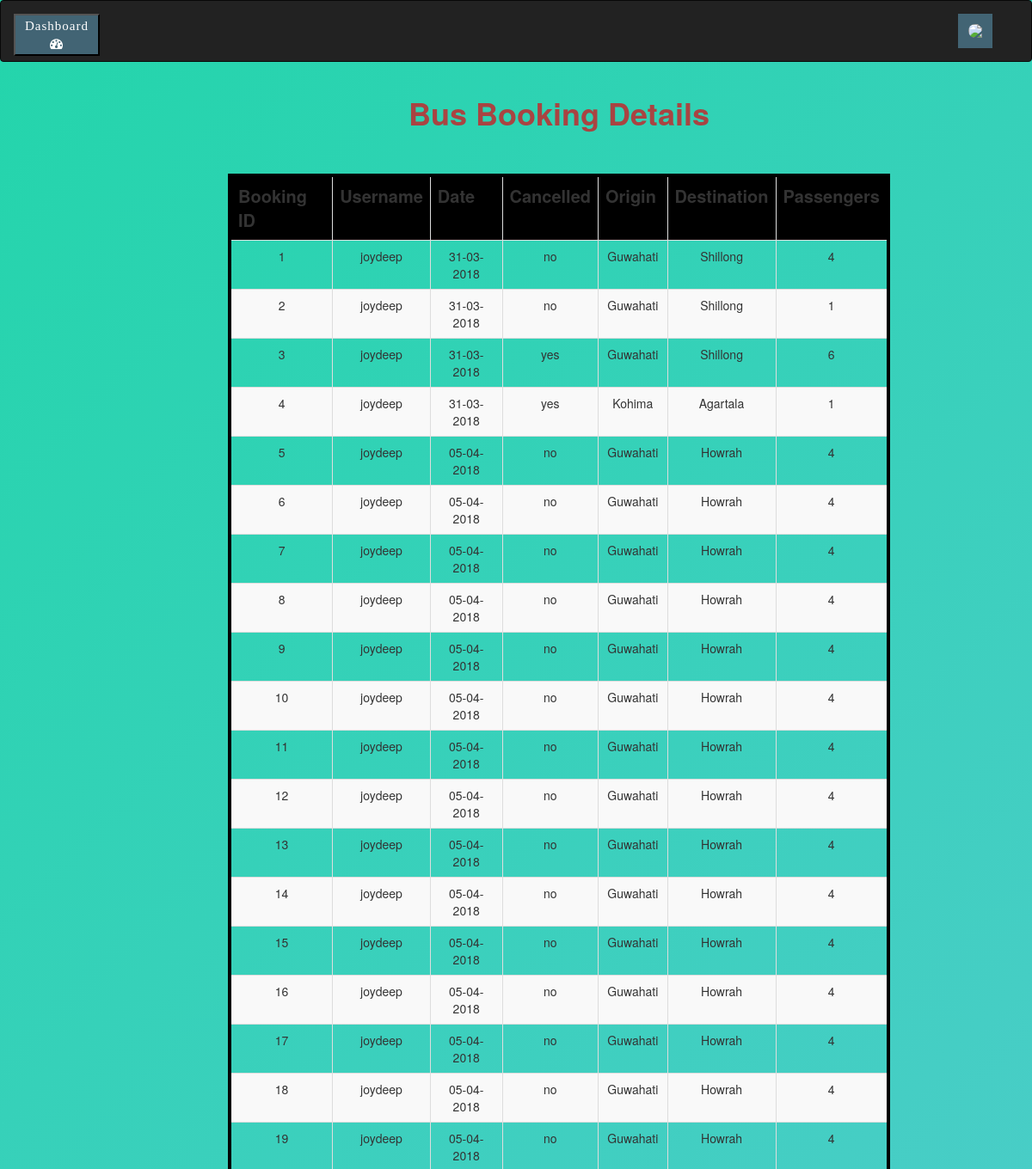
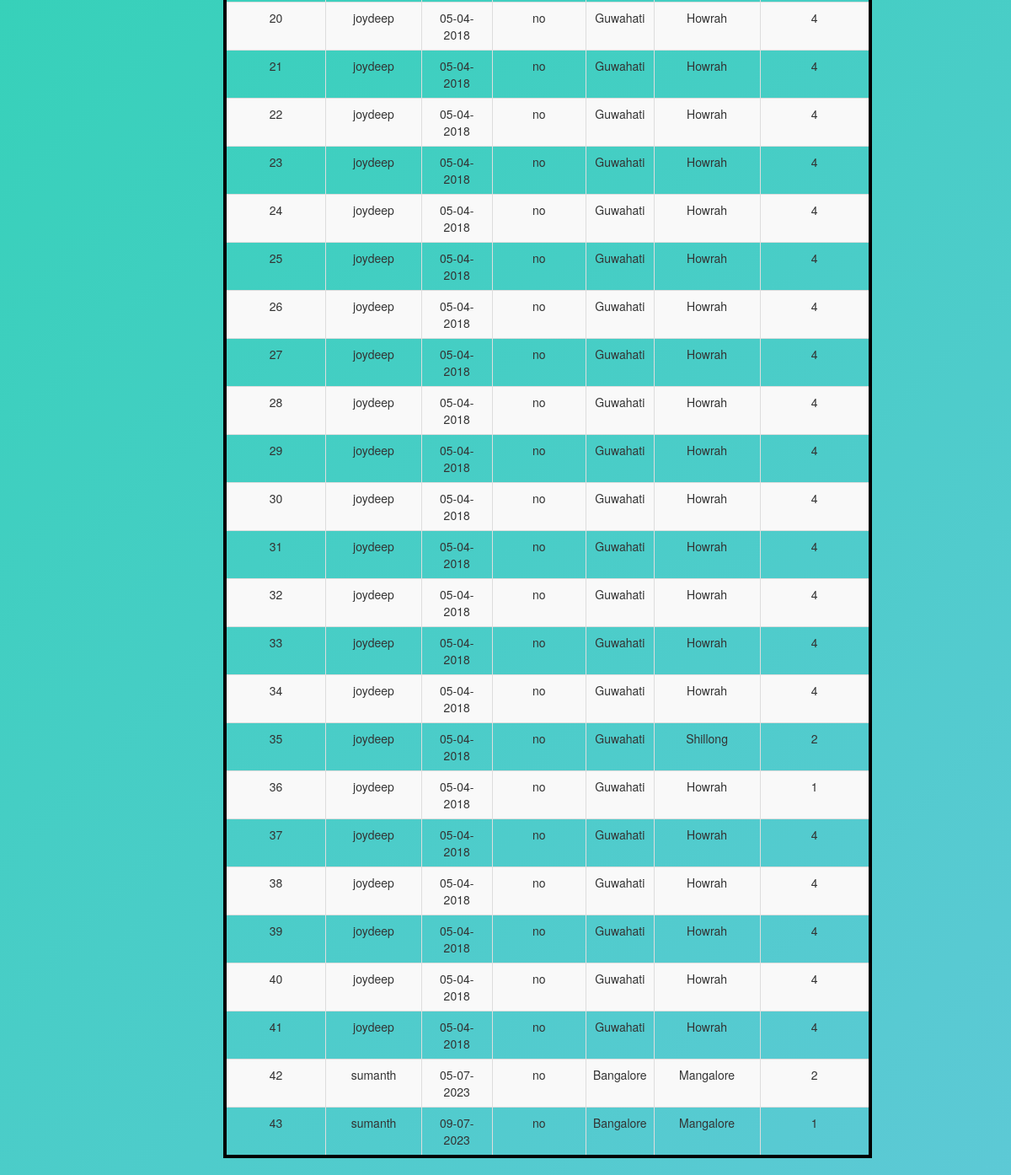
The app's page /Management/busbookings_view.php with its own data (2 pictures, top to bottom).
### tables this page shows
CREATE TABLE `busbookings` (
  `bookingID` int(5) NOT NULL,
  `username` varchar(50) NOT NULL,
  `date` varchar(50) NOT NULL,
  `cancelled` varchar(50) NOT NULL,
  `origin` varchar(50) NOT NULL,
  `destination` varchar(50) NOT NULL,
  `passengers` int(11) NOT NULL
);

### Management/busbookings_view.php (the view, shortened to what this page needs)
<!Doctype html>
<html>
<head>
    <link href="css/bootstrap.min.css" rel="stylesheet">
    <link href="https://maxcdn.bootstrapcdn.com/font-awesome/4.7.0/css/font-awesome.min.css" rel="stylesheet">
    <link rel="stylesheet" href="https://maxcdn.bootstrapcdn.com/bootstrap/3.3.7/css/bootstrap.min.css">
</head>
<body>
    <div class="container-fliud">
        <nav class="navbar navbar-inverse">
            <div class="container-fluid">
                <div class="navbar-header">
                    <div class="dash-div">
                        <a href="../admin/">
                            <button>Dashboard <i class="fa fa-dashboard"></i></button>
                        </a>
                    </div>
                </div>
                <div class="collapse navbar-collapse" id="nav">
                    <ul class="nav navbar-nav" style="float:right">
                        <div class="navigation">
                            <a class="button" href="adminLogout.php">
                                <img src="https://pbs.twimg.com/profile_images/378800000639740507/fc0aaad744734cd1dbc8aeb3d51f8729_400x400.jpeg">
                            </a>
                        </div>
                    </ul>
                </div>
            </div>
        </nav>
    </div>
    <div class="col-lg-8">
        <h1 class="text-danger text-center" style="font-weight:bold">Bus Booking Details</h1>
        <br>
        <br>
        <?php
        $servername = "localhost";
        $username = "root";
        $password = "";
        $dbname = "projectmeteor";
        $conn = new mysqli($servername, $username, $password, $dbname);
        $sql = "SELECT bookingID,username,date,cancelled,origin,destination,passengers FROM busbookings";
        $result = $conn->query($sql);
        echo "
    <center>
    <table class='table table-striped table-bordered table-hover py-5' style='width:200%; border: 4px solid black; text:white; text-align: center;'>
    <tr class='text-centre text-white'style='font-size:20px; background:black'>
    <th>Booking ID</th>
    <th>Username</th>
    <th>Date</th>
    <th>Cancelled</th>
    <th>Origin</th>
    <th>Destination</th>
    <th>Passengers</th>
    </tr>
    </center>";
        if ($result->num_rows > 0) {
            while ($row = $result->fetch_assoc()) {
                echo "<tr>";
                echo "<td>" . $row['bookingID'] . "</td>";
                echo "<td>" . $row['username'] . "</td>";
                echo "<td>" . $row['date'] . "</td>";
                echo "<td>" . $row['cancelled'] . "</td>";
                echo "<td>" . $row['origin'] . "</td>";
                echo "<td>" . $row['destination'] . "</td>";
                echo "<td>" . $row['passengers'] . "</td>";
                echo "</tr>";
            }
        } else {
            echo "0 results";
        }
        ?>
    </div>
</body>
</html>

### Management/busbookings_view.php (style rules this page uses)
body { background: linear-gradient(-45deg, #e77b5a, #e578a2, #23a6d5a6, #23d5ab); background-size: 400% 400%; animation: gradient 15s ease infinite; height: 100vh; }
.col-lg-8 { margin-left: 250px; }
.navigation { width: 100%; background-color: black; }
img { width: 25px; border-radius: 50px; float: left; }
a.button { width: 40px; }
.button { text-decoration: none; float: right; padding: 12px; margin: 15px; color: white; width: 25px; background-color: #426474; transition: width .35s; -webkit-transition: width .35s; overflow: hidden }
.dash-div a button { font-size: 15px; width: 100px; background: #426474; font-family: 'FontAwesome'; color: white; margin-top: 15px; letter-spacing: 1px; }

### records on screen
busbookings: bookingID "1", username "joydeep", date "31-03-2018", cancelled "no", origin "Guwahati", destination "Shillong", passengers "4"
busbookings: bookingID "2", username "joydeep", date "31-03-2018", cancelled "no", origin "Guwahati", destination "Shillong", passengers "1"
busbookings: bookingID "3", username "joydeep", date "31-03-2018", cancelled "yes", origin "Guwahati", destination "Shillong", passengers "6"
busbookings: bookingID "4", username "joydeep", date "31-03-2018", cancelled "yes", origin "Kohima", destination "Agartala", passengers "1"
busbookings: bookingID "5", username "joydeep", date "05-04-2018", cancelled "no", origin "Guwahati", destination "Howrah", passengers "4"
busbookings: bookingID "6", username "joydeep", date "05-04-2018", cancelled "no", origin "Guwahati", destination "Howrah", passengers "4"
busbookings: bookingID "7", username "joydeep", date "05-04-2018", cancelled "no", origin "Guwahati", destination "Howrah", passengers "4"
busbookings: bookingID "8", username "joydeep", date "05-04-2018", cancelled "no", origin "Guwahati", destination "Howrah", passengers "4"
busbookings: bookingID "9", username "joydeep", date "05-04-2018", cancelled "no", origin "Guwahati", destination "Howrah", passengers "4"
busbookings: bookingID "10", username "joydeep", date "05-04-2018", cancelled "no", origin "Guwahati", destination "Howrah", passengers "4"
busbookings: bookingID "11", username "joydeep", date "05-04-2018", cancelled "no", origin "Guwahati", destination "Howrah", passengers "4"
busbookings: bookingID "12", username "joydeep", date "05-04-2018", cancelled "no", origin "Guwahati", destination "Howrah", passengers "4"
busbookings: bookingID "13", username "joydeep", date "05-04-2018", cancelled "no", origin "Guwahati", destination "Howrah", passengers "4"
busbookings: bookingID "14", username "joydeep", date "05-04-2018", cancelled "no", origin "Guwahati", destination "Howrah", passengers "4"
busbookings: bookingID "15", username "joydeep", date "05-04-2018", cancelled "no", origin "Guwahati", destination "Howrah", passengers "4"
busbookings: bookingID "16", username "joydeep", date "05-04-2018", cancelled "no", origin "Guwahati", destination "Howrah", passengers "4"
busbookings: bookingID "17", username "joydeep", date "05-04-2018", cancelled "no", origin "Guwahati", destination "Howrah", passengers "4"
busbookings: bookingID "18", username "joydeep", date "05-04-2018", cancelled "no", origin "Guwahati", destination "Howrah", passengers "4"
busbookings: bookingID "19", username "joydeep", date "05-04-2018", cancelled "no", origin "Guwahati", destination "Howrah", passengers "4"
busbookings: bookingID "20", username "joydeep", date "05-04-2018", cancelled "no", origin "Guwahati", destination "Howrah", passengers "4"
busbookings: bookingID "21", username "joydeep", date "05-04-2018", cancelled "no", origin "Guwahati", destination "Howrah", passengers "4"
busbookings: bookingID "22", username "joydeep", date "05-04-2018", cancelled "no", origin "Guwahati", destination "Howrah", passengers "4"
busbookings: bookingID "23", username "joydeep", date "05-04-2018", cancelled "no", origin "Guwahati", destination "Howrah", passengers "4"
busbookings: bookingID "24", username "joydeep", date "05-04-2018", cancelled "no", origin "Guwahati", destination "Howrah", passengers "4"
busbookings: bookingID "25", username "joydeep", date "05-04-2018", cancelled "no", origin "Guwahati", destination "Howrah", passengers "4"
busbookings: bookingID "26", username "joydeep", date "05-04-2018", cancelled "no", origin "Guwahati", destination "Howrah", passengers "4"
busbookings: bookingID "27", username "joydeep", date "05-04-2018", cancelled "no", origin "Guwahati", destination "Howrah", passengers "4"
busbookings: bookingID "28", username "joydeep", date "05-04-2018", cancelled "no", origin "Guwahati", destination "Howrah", passengers "4"
busbookings: bookingID "29", username "joydeep", date "05-04-2018", cancelled "no", origin "Guwahati", destination "Howrah", passengers "4"
busbookings: bookingID "30", username "joydeep", date "05-04-2018", cancelled "no", origin "Guwahati", destination "Howrah", passengers "4"
busbookings: bookingID "31", username "joydeep", date "05-04-2018", cancelled "no", origin "Guwahati", destination "Howrah", passengers "4"
busbookings: bookingID "32", username "joydeep", date "05-04-2018", cancelled "no", origin "Guwahati", destination "Howrah", passengers "4"
busbookings: bookingID "33", username "joydeep", date "05-04-2018", cancelled "no", origin "Guwahati", destination "Howrah", passengers "4"
busbookings: bookingID "34", username "joydeep", date "05-04-2018", cancelled "no", origin "Guwahati", destination "Howrah", passengers "4"
busbookings: bookingID "35", username "joydeep", date "05-04-2018", cancelled "no", origin "Guwahati", destination "Shillong", passengers "2"
busbookings: bookingID "36", username "joydeep", date "05-04-2018", cancelled "no", origin "Guwahati", destination "Howrah", passengers "1"
busbookings: bookingID "37", username "joydeep", date "05-04-2018", cancelled "no", origin "Guwahati", destination "Howrah", passengers "4"
busbookings: bookingID "38", username "joydeep", date "05-04-2018", cancelled "no", origin "Guwahati", destination "Howrah", passengers "4"
busbookings: bookingID "39", username "joydeep", date "05-04-2018", cancelled "no", origin "Guwahati", destination "Howrah", passengers "4"
busbookings: bookingID "40", username "joydeep", date "05-04-2018", cancelled "no", origin "Guwahati", destination "Howrah", passengers "4"
busbookings: bookingID "41", username "joydeep", date "05-04-2018", cancelled "no", origin "Guwahati", destination "Howrah", passengers "4"
busbookings: bookingID "42", username "sumanth", date "05-07-2023", cancelled "no", origin "Bangalore", destination "Mangalore", passengers "2"
busbookings: bookingID "43", username "sumanth", date "09-07-2023", cancelled "no", origin "Bangalore", destination "Mangalore", passengers "1"
